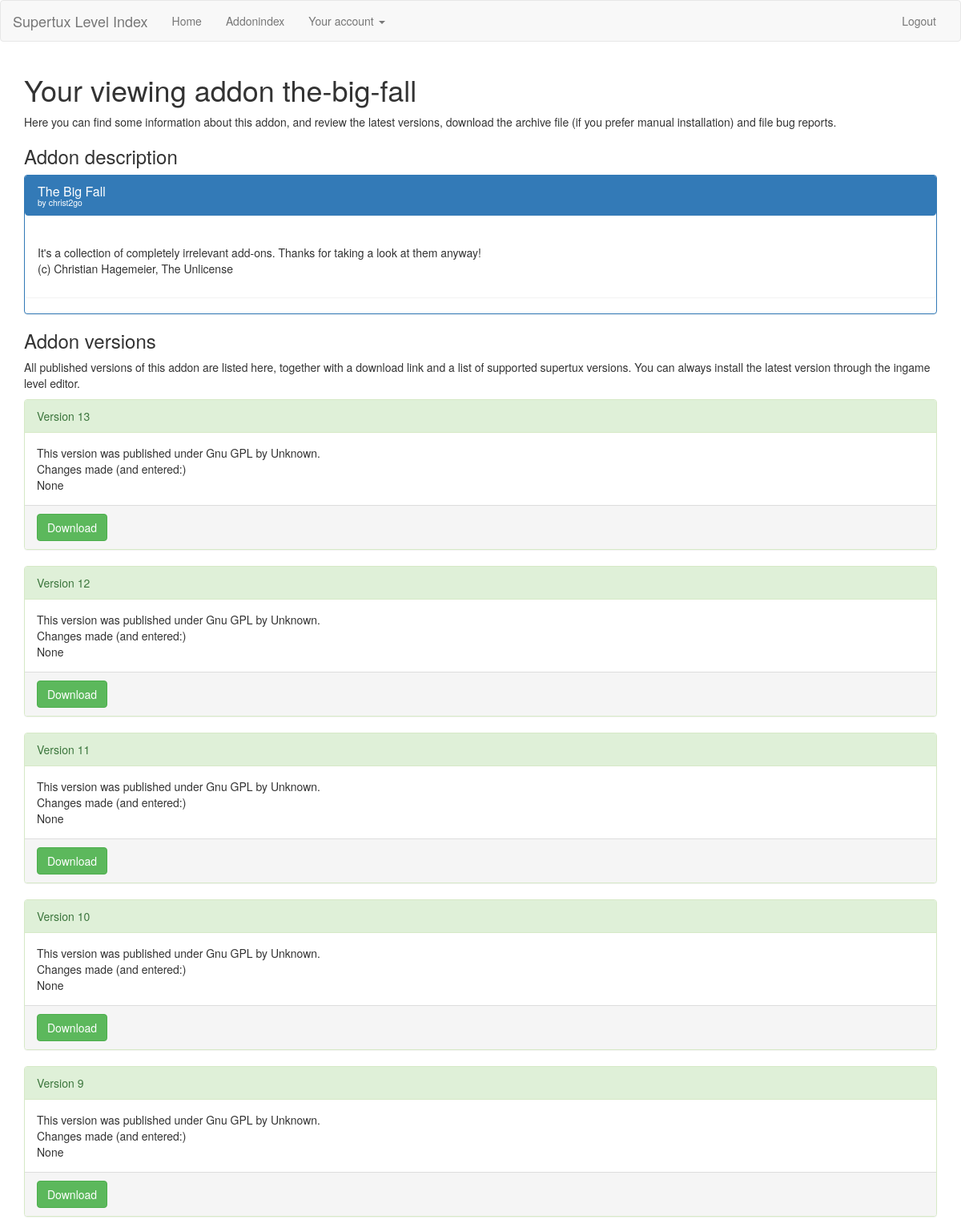
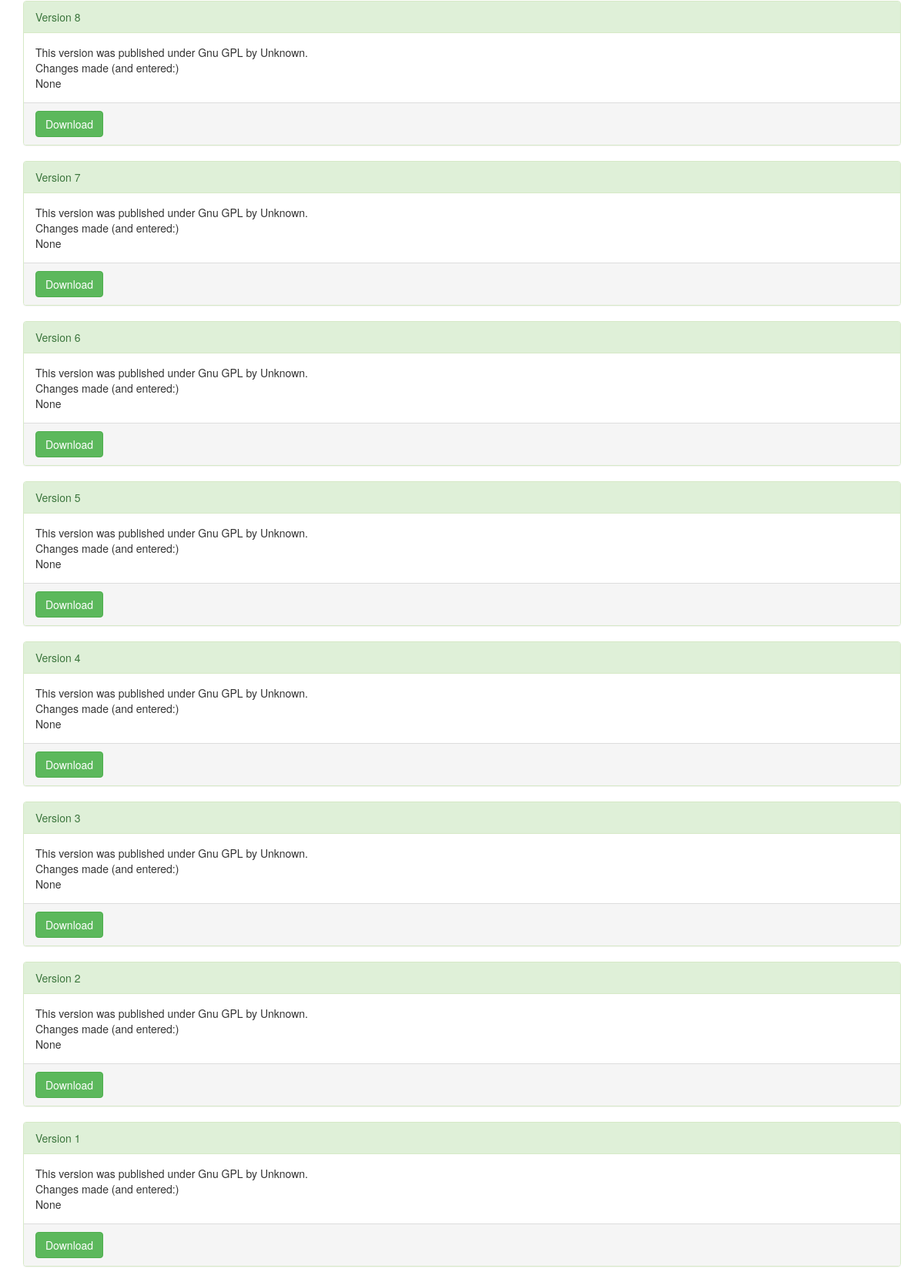
Screenshot of /christ2go/the-big-fall (signed in) with the database file from the repository (2 pictures, top to bottom).
### models.py (models this page shows, shortened)
class Addon(db.Model):
    id = db.Column(db.Integer, primary_key=True)
    user_id = db.Column(db.Integer,db.ForeignKey('user.id'))
    name = db.Column(db.String)
    automaticmode = db.Column(db.BOOLEAN)
    license = db.Column(db.String(60))
    author = db.Column(db.String(60))
    title = db.Column(db.String(60))
    versions = db.relationship('AddonVersion', backref='addon',
                               lazy='dynamic'
                               )
    type = db.Column(db.Enum('world', 'languagepack', name='addon_types'))
    description = db.Column(db.Text)
    def getAuthorName(self):
        if self.author:
            return self.author
        else:
            return self.user.nickname

class User(db.Model):
    id = db.Column(db.Integer, primary_key=True,nullable=False, unique=True, autoincrement=True)
    nickname = db.Column(db.String(64), index=True, unique=True)
    github_access_token = db.Column(db.String(64), index=True, unique=True)
    addons = db.relationship('Addon', backref='user',
                             lazy='dynamic')

class AddonVersion(db.Model):
    id = db.Column(db.Integer, primary_key=True)
    addon_id = db.Column(db.Integer, db.ForeignKey('addon.id'))
    version = db.Column(db.String(10))
    changes = db.Column(db.Text())
    license = db.Column(db.String(60))
    author = db.Column(db.String(60))
    int_version = db.Column(db.Integer)
    files = db.relationship('AddonFiles', backref='addonvers',lazy='dynamic')
    def getAuthor(self):
        author = ""
        if self.license != None:
            author = self.author
        else:
            author = self.addon.author
        if author == None:
            author = "Unknown"
        return author
    def getLicense(self):
        license = ""
        if self.license != None:
            license = self.license
        else:
            license = self.addon.license
        return license

### supertuxaddon.py (the view)
@app.route("/<username>/<addon>")
def showAddon(username,addon):
    addon = Addon.query.filter_by(name=addon).first()
    if addon == None or not addon.user == User.query.filter_by(nickname=username).first():
        flash("No such addon found!",category="danger")
        return redirect(url_for("index"))
    print(addon.description)
    descr = Markup(markdown.markdown(addon.description,extensions=['markdown.extensions.nl2br']))
    versions = AddonVersion.query.filter_by(addon=addon).order_by(AddonVersion.int_version.desc())
    return render_template("addon/viewaddon.html",**locals())

### supertuxaddon.py (called while the page is built)
@app.before_request
def load_user():
    if session.get("loggedin",False):
        user = User.query.filter_by(id=session["user_id"]).first()
        g.user = user
    else:
        flash("Hi")
        user = None  # Make it better, use an anonymous User instead

### templates/addon/viewaddon.html (shortened to what this page needs)
{%- extends "base.html" %}
{% block page %}
    <h1>Your viewing addon {{ addon.name }}</h1>
    <p>
    Here you can find some information about this addon, and review the latest versions, download the archive file (if you prefer
    manual installation) and file bug reports.
    </p>
    <h3>Addon description</h3>
    <div class="panel panel-primary">
        <div class="panel panel-heading"><h1 class="panel-title">{{ addon.title }} <div class="small">by {{ addon.getAuthorName() }}</div> </h1></div>
        <div class="panel panel-body">
            {{ descr }}
        </div>
    </div>
    <h3>Addon versions</h3>
    <p>
    All published versions of this addon are listed here, together with a download link and a list of supported supertux
    versions. You can always install the latest version through the ingame level editor.
    {% for version in versions%}
        <div class="panel panel-success">
            <div class=" panel-heading">Version {{ version.int_version }}</div>
        <div class=" panel-body">
        This version was published under {{ version.getLicense() }} by {{ version.getAuthor() }}. <br />
            Changes made (and entered:) <br />
            {{ version.changes }}
        </div>
        <div class="panel-footer">
            <div class="btn btn-success"> Download </div> </div>
        </div>
    {% endfor %}
    </p>
{% endblock %}

### rows the page displays
Addon: name "the-big-fall", title "The Big Fall", getAuthorName "christ2go"
AddonVersion: int_version "13", getLicense "Gnu GPL", getAuthor "Unknown", changes "None"
AddonVersion: int_version "12", getLicense "Gnu GPL", getAuthor "Unknown", changes "None"
AddonVersion: int_version "11", getLicense "Gnu GPL", getAuthor "Unknown", changes "None"
AddonVersion: int_version "10", getLicense "Gnu GPL", getAuthor "Unknown", changes "None"
AddonVersion: int_version "9", getLicense "Gnu GPL", getAuthor "Unknown", changes "None"
AddonVersion: int_version "8", getLicense "Gnu GPL", getAuthor "Unknown", changes "None"
AddonVersion: int_version "7", getLicense "Gnu GPL", getAuthor "Unknown", changes "None"
AddonVersion: int_version "6", getLicense "Gnu GPL", getAuthor "Unknown", changes "None"
AddonVersion: int_version "5", getLicense "Gnu GPL", getAuthor "Unknown", changes "None"
AddonVersion: int_version "4", getLicense "Gnu GPL", getAuthor "Unknown", changes "None"
AddonVersion: int_version "3", getLicense "Gnu GPL", getAuthor "Unknown", changes "None"
AddonVersion: int_version "2", getLicense "Gnu GPL", getAuthor "Unknown", changes "None"
AddonVersion: int_version "1", getLicense "Gnu GPL", getAuthor "Unknown", changes "None"

### other values shown
{{ descr }} "It's a collection of completely irrelevant add-ons. Thanks for taking a look at them anyway! (c) Christian Hagemeier, The Unlicense"
